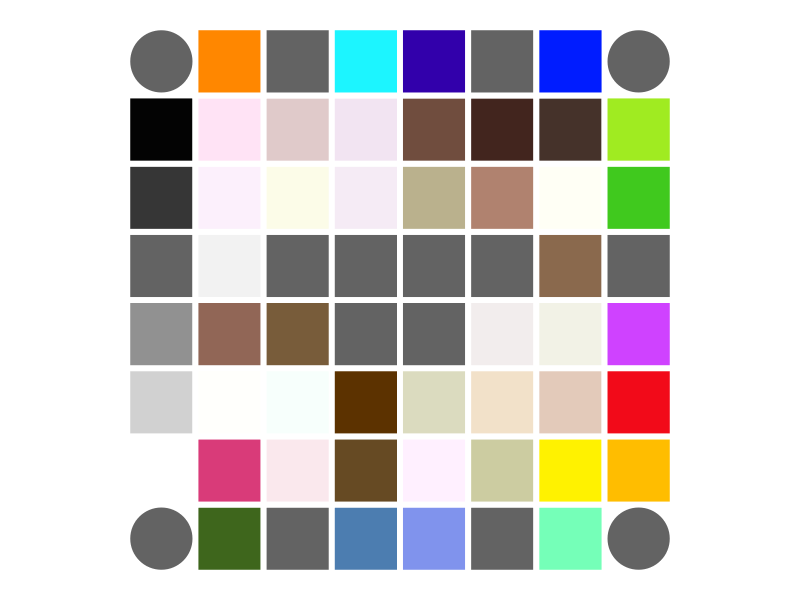
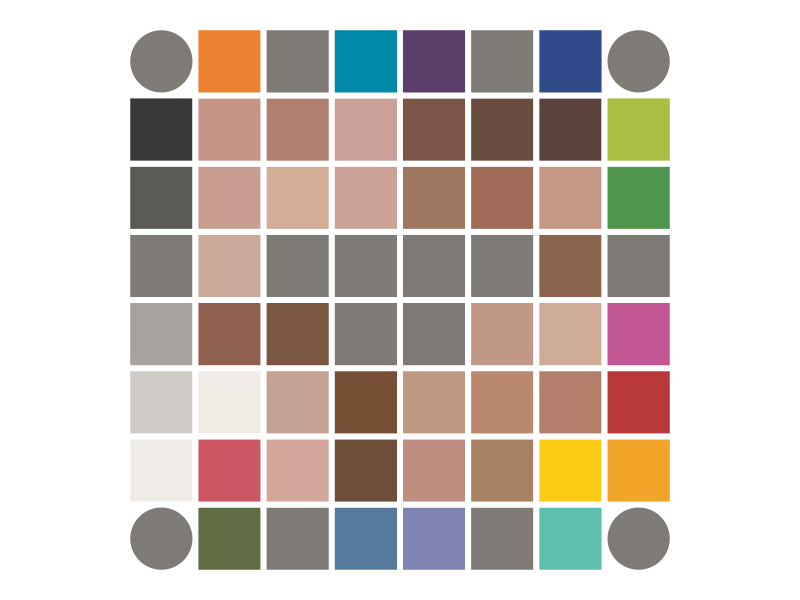
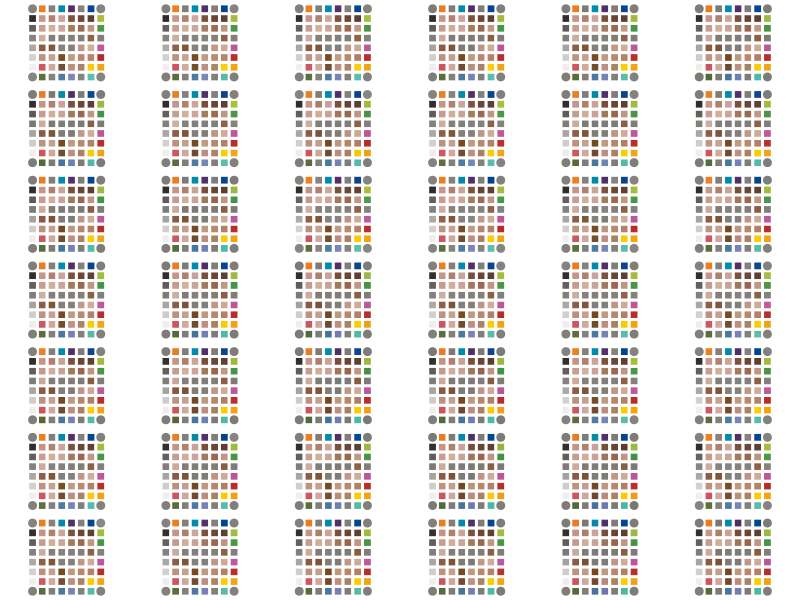
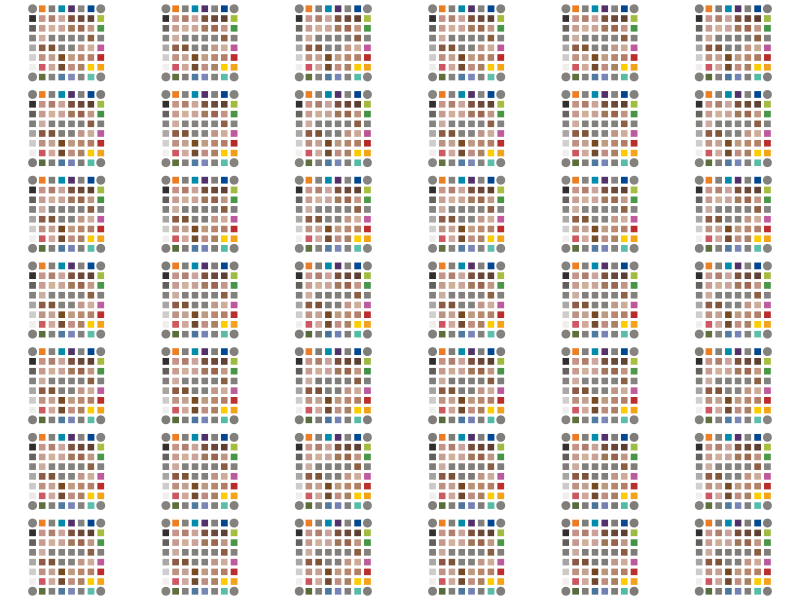
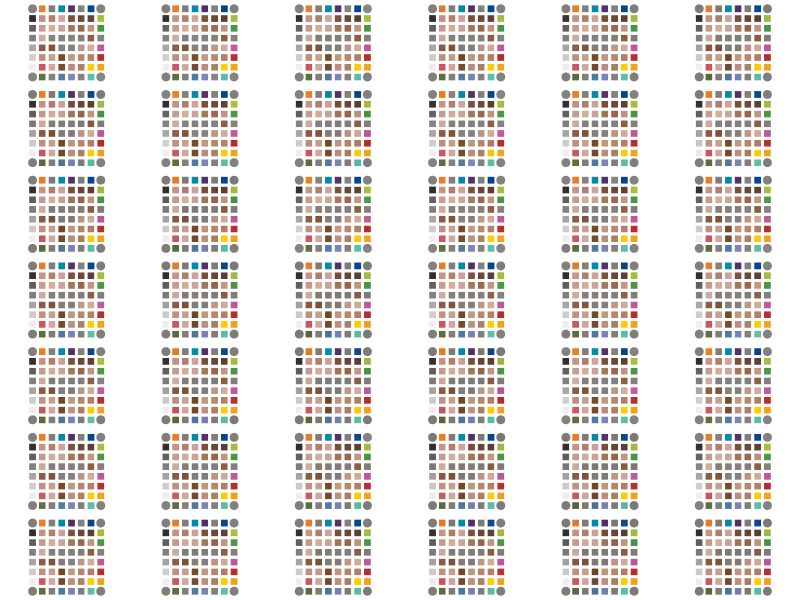

R code for these plots, in order:
library(dplyr)
library(ggplot2)
library(colorspace)
library(grDevices)
library(tidyr)
library(gridExtra)

lab_colors <- read.csv2("data/LabMeasurements-Color-Card.csv")
# every observation is one color card
# 13 big color sheets that means ROW 1 COL 1 in idx 1 = first color card of first color sheet  
# ROW 2 COL 1 in idx 14 = second color card of first color sheet and so on
lab_colors$Sheet <- rep(1:13) # for better usage give color sheet idx

master_colors <- read.csv2("data/MasterColorCard.csv")
master_colors <- master_colors %>%
  rename(
    C = p1,
    M = p2,
    Y = p3,
    K = p4,
    S = p5
  )

cmyk_to_rgb <- function(c, m, y, k) {
  c <- c / 100
  m <- m / 100
  y <- y / 100
  k <- k / 100
  
  r <- (1 - c) * (1 - k)
  g <- (1 - m) * (1 - k)
  b <- (1 - y) * (1 - k)
  
  rgb(r, g, b)
}

lab_to_rgb <- function(l, a, b) {
  # clips sRGB and uses D65 white point
  rgb(convertColor(c(l, a, b), from = "Lab", to = "sRGB"))
}

display_color_card <- function(df, row_name = "Row", col_name = "Col", color_space = NaN, space_between = 1, circle_size=21) {
  if (!all(c(row_name, col_name) %in% colnames(df))) {
    stop("Dataframe must contain " + row_name + " and " + col_name + " columns")
  }
  
  if(color_space != "Lab" && all(c("C", "M", "Y", "K") %in% colnames(df))) {
    df$Color <- mapply(cmyk_to_rgb, df$C, df$M, df$Y, df$K)
  } else if (color_space != "CYMK" && all(c("L", "a", "b") %in% colnames(df))) {
    df$Color <- mapply(lab_to_rgb, df$L, df$a, df$b)
  } else {
    stop("Dataframe must contain either 'C', 'M', 'Y', 'K' columns or 'L', 'a', 'b' columns")
  }
  
  max_row <- max(df[[row_name]])
  max_col <- max(df[[col_name]])
  corners <- df %>%
    filter((.[[row_name]] == 1 & .[[col_name]] == 1) |
             (.[[row_name]] == 1 & .[[col_name]] == max_col) |
             (.[[row_name]] == max_row & .[[col_name]] == 1) |
             (.[[row_name]] == max_row & .[[col_name]] == max_col))
  df_no_corners <- anti_join(df, corners, by = c(row_name, col_name))
  
  ggplot() +
    geom_tile(data = df_no_corners, aes_string(x = col_name, y = row_name, fill = "Color"), color = "white", size = space_between) +
    geom_point(data = corners, aes_string(x = col_name, y = row_name, fill = "Color"), shape = 21, color = "white", size= circle_size) +
    scale_fill_identity() +
    theme_void() +
    coord_fixed()
}

display_color_sheet <- function(df, color_sheet_idx = 1) {
  df_sheet <- lab_colors %>% filter(Sheet == color_sheet_idx)
  plots <- list()
  
  for (i in 1:nrow(df_sheet)) {
    row <- df_sheet[i, ]
    tiles <- data.frame()
    for (r in 1:8) {
      for (c in 1:8) {
        lab <- as.numeric(unlist(row[paste0(c("L", "a", "b"), r, c)]))
        tiles <- rbind(tiles, data.frame(Row = r, Col = c, L = lab[1], a = lab[2], b = lab[3]))
      }
    }
    plots[[i]] <- display_color_card(tiles, row_name = "Row", col_name = "Col", color_space = "Lab", circle_size=3)
  }
  
  do.call(grid.arrange, c(plots, ncol = 6))
}

display_color_card(master_colors, "Crow", "Ccol", "CMYK", 2)
display_color_card(master_colors, "Crow", "Ccol", "Lab", 2)

display_color_sheet(lab_colors, color_sheet_idx = 1)
display_color_sheet(lab_colors, color_sheet_idx = 5)
display_color_sheet(lab_colors, color_sheet_idx = 13)

# how does the column S in master influence CMYK values
